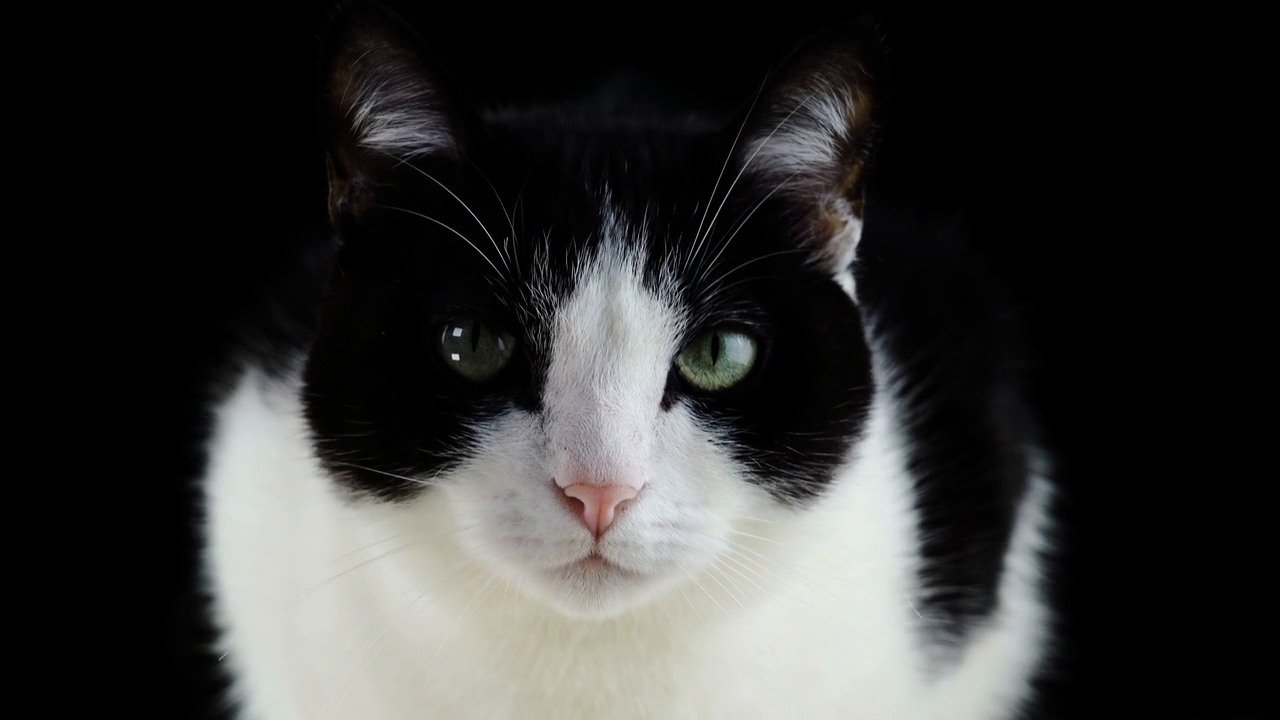
#> input picture frame 29 of others/1/70203/rikadai kadai python/dataset/videos/Cat - 66004.mp4, 1280 x 720 px
$ python exp03_invert_timing.py
#> lines starting #> are read from the running program, lines starting #| are printed output that depends on the picture
# -*- coding: utf-8 -*-
"""exp03: 色反転処理の実装方式と実行時間のスケーリング計測

課題4 で採用した numpy ベクトル演算 (255 - frame) による色反転について、
実装方式ごとの実行時間と、画素数に対するスケーリングを計測する。

計測する実装方式(1 フレーム 1280x720x3 uint8):
  (a) numpy ベクトル演算 255 - frame            … 提出プログラムの採用手法
  (b) np.subtract(255, frame, out=buf) in-place … 出力バッファ再利用版
  (c) Python 3 重ループ                          … 160x90 のみ実測し、
                                                   画素数比でフルサイズへ換算
  (d) cv2.bitwise_not(frame)                     … 参考計測。課題の制約で
                                                   提出プログラムでは使用禁止

さらに、
  - 解像度 {160x90, 320x180, 640x360, 1280x720, 2560x1440} で
    (a)(d) の時間を計測し、log-log の傾きを最小二乗で推定する。
  - 動画全体(294 フレーム)の処理時間を
    読み込み / 反転 / リサイズ / 書き出し の 4 区間に分けて計測する。

実行方法:
  cd "/Users/kimura2003/Downloads/rikadai kadai python" && \
  DATASET_ROOT="$PWD" MPLBACKEND=Agg \
  python3 experiments/exp03_invert_timing.py > results/exp03.txt 2>&1
"""

import csv
import os
import platform
import statistics
import time
import timeit

import cv2
import matplotlib
import matplotlib.pyplot as plt
import numpy as np

# ---------------------------------------------------------------------
# パス設定
# ---------------------------------------------------------------------
ROOT = os.environ.get("DATASET_ROOT", ".")
VIDEO_PATH = os.path.join(ROOT, "dataset", "videos", "Cat - 66004.mp4")
DATA_DIR = os.path.join(ROOT, "experiments", "data")
FIG_DIR = os.path.join(ROOT, "experiments", "figures")
OUT_VIDEO = os.path.join(ROOT, "dataset", "videos", "output",
                         "exp03_invert_0.3x.mp4")
os.makedirs(DATA_DIR, exist_ok=True)
os.makedirs(FIG_DIR, exist_ok=True)
os.makedirs(os.path.dirname(OUT_VIDEO), exist_ok=True)

# 計測条件
REPEAT = 7            # timeit.repeat の繰り返し回数(中央値を採用)
TARGET_TOTAL = 0.20   # 1 回の repeat の目標総時間 [s](number を自動決定)
MIN_NUMBER = 5        # 1 repeat あたりの最小実行回数(高速な処理の安定化)
MAX_NUMBER = 2000
WARMUP_CALLS = 3      # 計測前の空実行回数(キャッシュ・遅延初期化の除去)
LOOP_SIZE = (160, 90)  # Python 3 重ループの実測サイズ (width, height)
SCALES = [(160, 90), (320, 180), (640, 360), (1280, 720), (2560, 1440)]
RESIZE_SCALE = 0.3    # 課題4 と同じ縮小率

# 白黒印刷で判別できる描画設定
matplotlib.rcParams.update({
    "font.size": 11,
    "axes.grid": True,
    "grid.linestyle": ":",
    "grid.color": "0.7",
    "figure.dpi": 150,
})


# ---------------------------------------------------------------------
# 色反転の各実装
# ---------------------------------------------------------------------
def invert_vec(frame):
    """(a) numpy ベクトル演算(提出プログラムの採用手法)。"""
    return 255 - frame


def invert_inplace(frame, buf):
    """(b) 出力バッファを再利用する in-place 版。"""
    np.subtract(255, frame, out=buf)
    return buf


def invert_loop(frame):
    """(c) Python 3 重ループ(画素ごとに 255 - p を計算)。"""
    h, w, c = frame.shape
    out = np.empty_like(frame)
    for y in range(h):
        for x in range(w):
            for ch in range(c):
                out[y, x, ch] = 255 - frame[y, x, ch]
    return out


def invert_cv2(frame):
    """(d) cv2.bitwise_not(参考計測。提出プログラムでは使用禁止)。"""
    return cv2.bitwise_not(frame)


# ---------------------------------------------------------------------
# 計測ユーティリティ
# ---------------------------------------------------------------------
def measure(fn, target_total=TARGET_TOTAL, repeat=REPEAT, min_number=MIN_NUMBER):
    """fn の 1 回あたり実行時間を timeit.repeat で計測する。

    計測前に WARMUP_CALLS 回の空実行を行い(キャッシュ・遅延初期化の影響を
    除去)、その後の 3 回の単発計測の最小値から、1 repeat の総時間が
    target_total 程度になるよう number を自動決定する(min_number 以上)。
    repeat 回の per-call 時間の中央値・最小値・最大値を返す。
    """
    for _ in range(WARMUP_CALLS):
        fn()
    timer = timeit.Timer(fn)
    cal = min(timer.timeit(number=1) for _ in range(3))  # キャリブレーション
    number = int(max(min_number,
                     min(MAX_NUMBER, round(target_total / max(cal, 1e-9)))))
    raw = timer.repeat(repeat=repeat, number=number)
    per_call = sorted(t / number for t in raw)
    return {
        "median_s": statistics.median(per_call),
        "min_s": per_call[0],
        "max_s": per_call[-1],
        "number": number,
        "repeat": repeat,
    }


def fmt_ms(sec):
    return f"{sec * 1e3:.4f}"


# ---------------------------------------------------------------------
# 準備: フレームの取得
# ---------------------------------------------------------------------
print("=" * 70)
print("exp03: 色反転処理の実装方式と実行時間のスケーリング計測")
print("=" * 70)
print(f"platform : {platform.platform()}")
print(f"machine  : {platform.machine()}")
print(f"python   : {platform.python_version()}")
print(f"numpy    : {np.__version__}")
print(f"opencv   : {cv2.__version__}")
print(f"video    : {VIDEO_PATH}")
print(f"timeit   : repeat={REPEAT}, 1 repeat の目標総時間 {TARGET_TOTAL} s "
      f"(number は自動決定), 統計量は中央値")
print()

cap = cv2.VideoCapture(VIDEO_PATH)
if not cap.isOpened():
    raise IOError(f"動画を開けません: {VIDEO_PATH}")
ret, frame_full = cap.read()
#> frame_full is the input picture: shape (720, 1280, 3); mean B, G, R 51.8, 52.8, 52.8
if not ret:
    raise IOError("先頭フレームを読み込めません")
n_frames = int(cap.get(cv2.CAP_PROP_FRAME_COUNT))
fps = cap.get(cv2.CAP_PROP_FPS)
cap.release()

h, w, c = frame_full.shape
n_pixels_full = h * w
print(f"先頭フレーム: {w}x{h}x{c} dtype={frame_full.dtype}, "
      f"総フレーム数 {n_frames}, fps {fps:.2f}")
#| 先頭フレーム: 1280x720x3 dtype=uint8, 総フレーム数 294, fps 29.97
print()

# ---------------------------------------------------------------------
# 正しさの確認(4 方式が同一の結果を返すこと)
# ---------------------------------------------------------------------
print("-" * 70)
print("[0] 各実装の同値性確認")
print("-" * 70)
ref = invert_vec(frame_full)
#> in invert_vec, `return 255 - frame`:
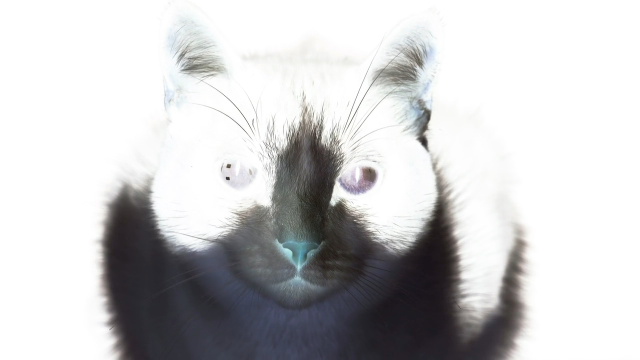
#> returned value: shape (720, 1280, 3) (shown at 1/2 size); mean of channels 0, 1, 2 203.2, 202.2, 202.2; drawn as B, G, R
buf = np.empty_like(frame_full)
same_b = np.array_equal(ref, invert_inplace(frame_full, buf))
#> same_b = True
same_d = np.array_equal(ref, invert_cv2(frame_full))
#> same_d = True
frame_small = cv2.resize(frame_full, LOOP_SIZE)
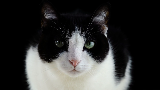
#> frame_small: shape (90, 160, 3); mean B, G, R 51.8, 52.9, 52.9
same_c = np.array_equal(invert_vec(frame_small), invert_loop(frame_small))
#> in invert_vec (call 2), `return 255 - frame`:
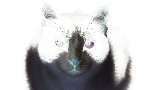
#> returned value: shape (90, 160, 3); mean of channels 0, 1, 2 203.2, 202.1, 202.1; drawn as B, G, R
#> in invert_loop, `h, w, c = frame.shape`: h = 90; w = 160; c = 3
#> same_c = True
print(f"(b) in-place  == (a) ベクトル演算 : {same_b}")
#| (b) in-place  == (a) ベクトル演算 : True
print(f"(c) 3重ループ == (a) ベクトル演算 : {same_c}  ({LOOP_SIZE[0]}x{LOOP_SIZE[1]} で確認)")
#| (c) 3重ループ == (a) ベクトル演算 : True  (160x90 で確認)
print(f"(d) bitwise_not == (a) ベクトル演算 : {same_d}")
#| (d) bitwise_not == (a) ベクトル演算 : True
assert same_b and same_c and same_d
print()

# ---------------------------------------------------------------------
# [1] 1 フレーム(1280x720)に対する 4 方式の実行時間
# ---------------------------------------------------------------------
print("-" * 70)
print("[1] 1 フレーム (1280x720x3 uint8) に対する 4 方式の実行時間")
print("-" * 70)

results_methods = []

r = measure(lambda: invert_vec(frame_full))
#> in measure, `cal = min(timer.timeit(number=1) for _ in range(3))`: cal = 0.00151
#> in measure, `number = int(max(min_number, min(MAX_NUMBER, round(target_total / max(..`: number = 133
#> in measure, `raw = timer.repeat(repeat=repeat, number=number)`: raw = [0.0831, 0.0374, 0.0382, 0.0372, 0.0368, 0.0372, 0.0384]
#> in measure, `per_call = sorted(t / number for t in raw)`: per_call = [0.000277, 0.000279, 0.00028, 0.000281, 0.000287, 0.000289, 0.000625]
#> r = {'median_s': 0.000281, 'min_s': 0.000277, 'max_s': 0.000625, 'number': 133, 'repeat': 7}
results_methods.append(("a_vec", "255 - frame (採用手法)", w, h, r, "measured"))

r = measure(lambda: invert_inplace(frame_full, buf))
#> r = {'median_s': 0.000296, 'min_s': 0.000293, 'max_s': 0.00108, 'number': 86, 'repeat': 7}
results_methods.append(("b_inplace", "np.subtract(out=) in-place", w, h, r,
                        "measured"))

# (c) Python 3 重ループは 160x90 で実測し、画素数比でフルサイズへ換算
r_loop = measure(lambda: invert_loop(frame_small), target_total=0.0,
                 min_number=1)
#> r_loop = {'median_s': 0.143, 'min_s': 0.077, 'max_s': 0.149, 'number': 1, 'repeat': 7}
sw, sh = LOOP_SIZE
scale_factor = (w * h) / (sw * sh)
results_methods.append(("c_loop_small", "Python 3重ループ (160x90 実測)",
                        sw, sh, r_loop, "measured"))
r_loop_est = {
    "median_s": r_loop["median_s"] * scale_factor,
    "min_s": r_loop["min_s"] * scale_factor,
    "max_s": r_loop["max_s"] * scale_factor,
    "number": r_loop["number"],
    "repeat": r_loop["repeat"],
}
#> r_loop_est = {'median_s': 9.18, 'min_s': 4.93, 'max_s': 9.56, 'number': 1, 'repeat': 7}
results_methods.append(("c_loop_est", "Python 3重ループ (1280x720 換算値)",
                        w, h, r_loop_est, f"extrapolated x{scale_factor:.0f}"))

r = measure(lambda: invert_cv2(frame_full))
#> r = {'median_s': 0.000249, 'min_s': 0.000247, 'max_s': 0.000535, 'number': 139, 'repeat': 7}
results_methods.append(("d_cv2", "cv2.bitwise_not (参考・提出では使用禁止)",
                        w, h, r, "measured"))

print(f"{'方式':<40s} {'サイズ':>10s} {'中央値[ms]':>12s} "
      f"{'最小[ms]':>10s} {'最大[ms]':>10s} {'number':>7s} {'備考':>16s}")
for key, label, mw, mh, r, note in results_methods:
    print(f"{label:<40s} {mw:>5d}x{mh:<4d} {fmt_ms(r['median_s']):>12s} "
          f"{fmt_ms(r['min_s']):>10s} {fmt_ms(r['max_s']):>10s} "
          f"{r['number']:>7d} {note:>16s}")
#> this loop made 5 passes
#> (key, label, mw, mh, note) on passes 1 to 5: ('a_vec', '255 - frame (採用手法)', 1280, 720, 'measured'), ('b_inplace', 'np.subtract(out=) in-place', 1280, 720, 'measured'), ('c_loop_small', 'Python 3重ループ (160x90 実測)', 160, 90, 'measured'), ('c_loop_est', 'Python 3重ループ (1280x720 換算値)', 1280, 720, 'extrapolated x64'), ('d_cv2', 'cv2.bitwise_not (参考・提出では使用禁止)', 1280, 720, 'measured')
#> (printed output is left out)
print()

med = {key: r["median_s"] for key, _, _, _, r, _ in results_methods}
#> med = {'a_vec': 0.000281, 'b_inplace': 0.000296, 'c_loop_small': 0.143, 'c_loop_est': 9.18, 'd_cv2': 0.000249}
ratio_loop_vec = med["c_loop_est"] / med["a_vec"]
#> ratio_loop_vec = 32662.7
ratio_vec_cv2 = med["a_vec"] / med["d_cv2"]
#> ratio_vec_cv2 = 1.13
ratio_vec_inplace = med["a_vec"] / med["b_inplace"]
#> ratio_vec_inplace = 0.949
print(f"倍率: 3重ループ(換算) / ベクトル演算(a)   = {ratio_loop_vec:.1f} 倍")
#| 倍率: 3重ループ(換算) / ベクトル演算(a)   = 32662.7 倍
print(f"倍率: ベクトル演算(a) / in-place(b)       = {ratio_vec_inplace:.2f} 倍")
#| 倍率: ベクトル演算(a) / in-place(b)       = 0.95 倍
print(f"倍率: ベクトル演算(a) / bitwise_not(d)    = {ratio_vec_cv2:.2f} 倍")
#| 倍率: ベクトル演算(a) / bitwise_not(d)    = 1.13 倍
print()

csv_methods = os.path.join(DATA_DIR, "exp03_methods.csv")
with open(csv_methods, "w", newline="") as f:
    wcsv = csv.writer(f)
    wcsv.writerow(["key", "label", "width", "height", "pixels",
                   "median_ms", "min_ms", "max_ms", "number", "repeat",
                   "note"])
    for key, label, mw, mh, r, note in results_methods:
        wcsv.writerow([key, label, mw, mh, mw * mh,
                       f"{r['median_s'] * 1e3:.6f}",
                       f"{r['min_s'] * 1e3:.6f}",
                       f"{r['max_s'] * 1e3:.6f}",
                       r["number"], r["repeat"], note])
print(f"CSV 保存: {csv_methods}")

# 図1: 方式別実行時間(横棒、対数軸、白黒判別: グレー濃淡 + ハッチ)
fig, ax = plt.subplots(figsize=(7.2, 3.4))
bar_items = [
    ("(a) 255 - frame", med["a_vec"] * 1e3, "0.35", ""),
    ("(b) np.subtract(out=)", med["b_inplace"] * 1e3, "0.55", ""),
    ("(c) Python triple loop\n(extrapolated)", med["c_loop_est"] * 1e3,
     "0.85", "//"),
    ("(d) cv2.bitwise_not\n(reference)", med["d_cv2"] * 1e3, "0.7", "xx"),
]
labels = [b[0] for b in bar_items]
#> labels = 4 items
values = [b[1] for b in bar_items]
#> values = [0.281, 0.296, 9182.7, 0.249]
colors = [b[2] for b in bar_items]
#> colors = ['0.35', '0.55', '0.85', '0.7']
hatches = [b[3] for b in bar_items]
#> hatches = ['', '', '//', 'xx']
bars = ax.barh(range(len(bar_items)), values, color=colors,
               edgecolor="black", height=0.6)
for bar, hatch in zip(bars, hatches):
    bar.set_hatch(hatch)
#> this loop made 4 passes
for i, v in enumerate(values):
    ax.text(v * 1.15, i, f"{v:.3g} ms", va="center", fontsize=10)
#> this loop made 4 passes
#> v on passes 1 to 4: 0.281, 0.296, 9182.7, 0.249
ax.set_yticks(range(len(bar_items)))
ax.set_yticklabels(labels)
ax.set_xscale("log")
ax.set_xlim(right=max(values) * 8)
ax.set_xlabel("Time per frame [ms] (median, 1280x720x3 uint8)")
ax.invert_yaxis()
fig.tight_layout()
fig_methods = os.path.join(FIG_DIR, "exp03_methods.pdf")
fig.savefig(fig_methods)
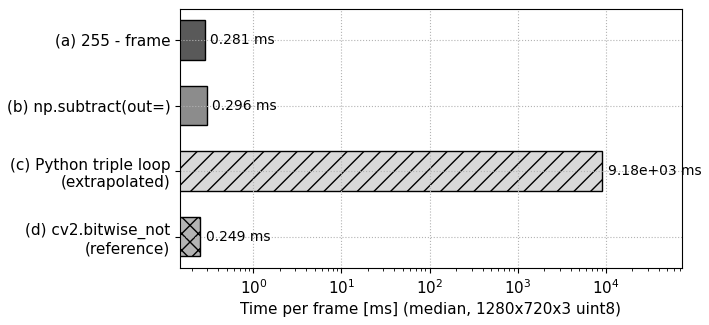
#> figure drawn by matplotlib, 1 panel
plt.close(fig)
print(f"図 保存: {fig_methods}")
print()

# ---------------------------------------------------------------------
# [2] 解像度スケーリング: (a) と (d) の時間 vs 画素数
# ---------------------------------------------------------------------
print("-" * 70)
print("[2] 解像度スケーリング ((a) ベクトル演算 と (d) bitwise_not)")
print("-" * 70)

scaling_rows = []
print(f"{'解像度':>12s} {'画素数':>10s} {'(a) 中央値[ms]':>14s} "
      f"{'(d) 中央値[ms]':>14s}")
for sw_, sh_ in SCALES:
    if (sw_, sh_) == (w, h):
        fr = frame_full
    else:
        interp = cv2.INTER_AREA if sw_ < w else cv2.INTER_LINEAR
        fr = cv2.resize(frame_full, (sw_, sh_), interpolation=interp)
    np_ = sw_ * sh_
    ra = measure(lambda: invert_vec(fr))
    rd = measure(lambda: invert_cv2(fr))
    scaling_rows.append((sw_, sh_, np_, ra, rd))
    print(f"{sw_:>6d}x{sh_:<5d} {np_:>10d} {fmt_ms(ra['median_s']):>14s} "
          f"{fmt_ms(rd['median_s']):>14s}")
#> this loop made 5 passes
#> (printed output is left out)
#> after the loop, scaling_rows = 5 items

# log-log の傾きを最小二乗で推定
px = np.array([row[2] for row in scaling_rows], dtype=np.float64)
#> px = [14400, 57600, 230400, 921600, 3686400]
ta = np.array([row[3]["median_s"] for row in scaling_rows])
#> ta = [1.66e-05, 1.91e-05, 7.15e-05, 0.000263, 0.00202]
td = np.array([row[4]["median_s"] for row in scaling_rows])
#> td = [1.45e-05, 1.85e-05, 6.89e-05, 0.000278, 0.0018]
slope_a, icpt_a = np.polyfit(np.log10(px), np.log10(ta), 1)
#> slope_a = 0.882; icpt_a = -8.71
slope_d, icpt_d = np.polyfit(np.log10(px), np.log10(td), 1)
#> slope_d = 0.891; icpt_d = -8.78
print()
print(f"log-log 傾き (a) 255 - frame     : {slope_a:.3f}")
#| log-log 傾き (a) 255 - frame     : 0.882
print(f"log-log 傾き (d) cv2.bitwise_not : {slope_d:.3f}")
#| log-log 傾き (d) cv2.bitwise_not : 0.891
print()

csv_scaling = os.path.join(DATA_DIR, "exp03_scaling.csv")
with open(csv_scaling, "w", newline="") as f:
    wcsv = csv.writer(f)
    wcsv.writerow(["width", "height", "pixels",
                   "a_vec_median_ms", "a_vec_min_ms", "a_vec_number",
                   "d_cv2_median_ms", "d_cv2_min_ms", "d_cv2_number"])
    for sw_, sh_, np_, ra, rd in scaling_rows:
        wcsv.writerow([sw_, sh_, np_,
                       f"{ra['median_s'] * 1e3:.6f}",
                       f"{ra['min_s'] * 1e3:.6f}", ra["number"],
                       f"{rd['median_s'] * 1e3:.6f}",
                       f"{rd['min_s'] * 1e3:.6f}", rd["number"]])
#> this loop made 5 passes
#> (sw_, sh_, np_) on passes 1 to 5: (160, 90, 14400), (320, 180, 57600), (640, 360, 230400), (1280, 720, 921600), (2560, 1440, 3686400)
print(f"CSV 保存: {csv_scaling}")

# 図2: log-log プロット(白黒判別: 実線+丸、破線+四角、点線=傾き1 基準線)
fig, ax = plt.subplots(figsize=(6.4, 4.6))
ax.loglog(px, ta * 1e3, "o-", color="black",
          label=f"(a) 255 - frame  (slope {slope_a:.2f})")
ax.loglog(px, td * 1e3, "s--", color="0.45",
          label=f"(d) cv2.bitwise_not  (slope {slope_d:.2f})")
# 傾き 1 の基準線((a) の最終点を通る)
ref_y = ta[-1] * 1e3 * (px / px[-1])
#> ref_y = [0.0079, 0.0316, 0.126, 0.505, 2.02]
ax.loglog(px, ref_y, ":", color="0.6", label="slope = 1 (reference)")
ax.set_xlabel("Number of pixels per frame")
ax.set_ylabel("Time per frame [ms] (median)")
ax.legend(fontsize=9)
fig.tight_layout()
fig_scaling = os.path.join(FIG_DIR, "exp03_scaling.pdf")
fig.savefig(fig_scaling)
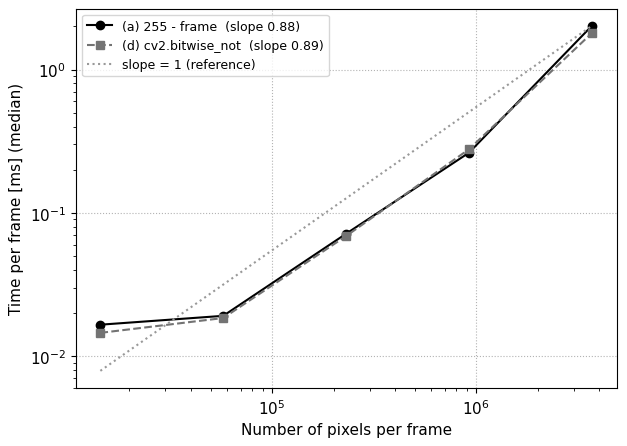
#> figure drawn by matplotlib, 1 panel
plt.close(fig)
print(f"図 保存: {fig_scaling}")
print()

# ---------------------------------------------------------------------
# [3] 動画全体(294 フレーム)の処理時間内訳
# ---------------------------------------------------------------------
print("-" * 70)
print("[3] 動画全体の処理時間内訳 (読み込み / 反転 / リサイズ / 書き出し)")
print("-" * 70)

cap = cv2.VideoCapture(VIDEO_PATH)
if not cap.isOpened():
    raise IOError(f"動画を開けません: {VIDEO_PATH}")
vw = int(cap.get(cv2.CAP_PROP_FRAME_WIDTH))
vh = int(cap.get(cv2.CAP_PROP_FRAME_HEIGHT))
vfps = cap.get(cv2.CAP_PROP_FPS)
new_size = (int(vw * RESIZE_SCALE), int(vh * RESIZE_SCALE))
fourcc = cv2.VideoWriter_fourcc(*"mp4v")
writer = cv2.VideoWriter(OUT_VIDEO, fourcc, vfps, new_size)

t_read = t_invert = t_resize = t_write = 0.0
frame_count = 0
t_total0 = time.perf_counter()
while True:
    t0 = time.perf_counter()
    ret, fr = cap.read()
    t1 = time.perf_counter()
    t_read += t1 - t0
    if not ret:
        break
    inv = 255 - fr
    t2 = time.perf_counter()
    t_invert += t2 - t1
    rs = cv2.resize(inv, new_size)
    t3 = time.perf_counter()
    t_resize += t3 - t2
    writer.write(rs)
    t4 = time.perf_counter()
    t_write += t4 - t3
    frame_count += 1
cap.release()
writer.release()
t_total = time.perf_counter() - t_total0

stages = [
    ("read", "読み込み (cap.read)", t_read),
    ("invert", "反転 (255 - frame)", t_invert),
    ("resize", "リサイズ (cv2.resize)", t_resize),
    ("write", "書き出し (writer.write)", t_write),
]
t_stages = sum(s[2] for s in stages)
print(f"入力: {vw}x{vh}, {frame_count} フレーム, fps {vfps:.2f}")
print(f"出力: {new_size[0]}x{new_size[1]}, {OUT_VIDEO}")
print()
print(f"{'区間':<28s} {'合計[s]':>10s} {'1フレーム平均[ms]':>18s} {'割合[%]':>9s}")
for key, label, t in stages:
    print(f"{label:<28s} {t:>10.4f} {t / frame_count * 1e3:>18.3f} "
          f"{t / t_stages * 100:>9.1f}")
print(f"{'4区間合計':<28s} {t_stages:>10.4f} "
      f"{t_stages / frame_count * 1e3:>18.3f} {100.0:>9.1f}")
print(f"{'全体 (perf_counter)':<28s} {t_total:>10.4f} "
      f"{t_total / frame_count * 1e3:>18.3f}")
print()

csv_pipeline = os.path.join(DATA_DIR, "exp03_pipeline.csv")
with open(csv_pipeline, "w", newline="") as f:
    wcsv = csv.writer(f)
    wcsv.writerow(["stage", "label", "total_s", "per_frame_ms",
                   "share_percent", "frames"])
    for key, label, t in stages:
        wcsv.writerow([key, label, f"{t:.6f}",
                       f"{t / frame_count * 1e3:.6f}",
                       f"{t / t_stages * 100:.3f}", frame_count])
    wcsv.writerow(["total_stages", "4区間合計", f"{t_stages:.6f}",
                   f"{t_stages / frame_count * 1e3:.6f}", "100.000",
                   frame_count])
    wcsv.writerow(["total_wall", "全体", f"{t_total:.6f}",
                   f"{t_total / frame_count * 1e3:.6f}", "", frame_count])
print(f"CSV 保存: {csv_pipeline}")

# 図3: 内訳の積み上げ横棒(白黒判別: グレー濃淡 + ハッチ)
fig, ax = plt.subplots(figsize=(7.2, 2.6))
stage_style = [
    ("read (decode)", t_read, "0.85", ""),
    ("invert (255 - frame)", t_invert, "0.35", ""),
    ("resize", t_resize, "0.6", "//"),
    ("write (encode)", t_write, "0.95", "xx"),
]
left = 0.0
for label, t, color, hatch in stage_style:
    ax.barh([0], [t], left=left, color=color, edgecolor="black",
            hatch=hatch, height=0.5, label=label)
    if t / t_stages > 0.04:
        ax.text(left + t / 2, 0, f"{t:.2f} s\n({t / t_stages * 100:.1f}%)",
                ha="center", va="center", fontsize=9,
                bbox=dict(facecolor="white", edgecolor="none", alpha=0.85,
                          pad=1.5))
    left += t
ax.set_yticks([])
ax.set_xlabel(f"Cumulative time for {frame_count} frames [s]")
ax.legend(loc="upper center", bbox_to_anchor=(0.5, -0.35), ncol=4,
          fontsize=9, frameon=False)
ax.set_xlim(0, t_stages * 1.02)
fig.tight_layout()
fig_pipeline = os.path.join(FIG_DIR, "exp03_pipeline.pdf")
fig.savefig(fig_pipeline, bbox_inches="tight")
plt.close(fig)
print(f"図 保存: {fig_pipeline}")
print()

print("=" * 70)
print("exp03 完了")
print("=" * 70)
